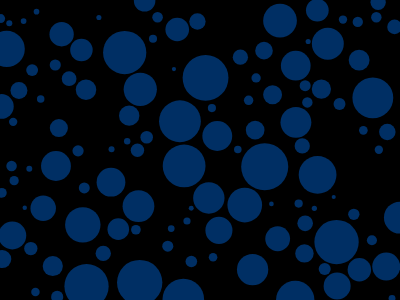
Frame 1 (no input)
Frame 60 (no input): identical to frame 1, image omitted
Frame 120 (the mouse pressed at the canvas centre since frame 60): identical to frame 1, image omitted

The p5.js sketch that drew this single still picture (run headless with seeded random() and noise() and a simulated clock; from frame 60 on, the mouse is pressed at the canvas centre):

// p5.js sketch
// ── sketch.js
var circles = [];

function setup() {
  createCanvas(400, 300);
  background(0);

  var i = 0;
  var protection = 0;
  while (i < 400) {
    var newCircle = {
      r: random(2, 24),
      x: random(width),
      y: random(height)
    };

    if (circles.length > 1) {
      var overlap = false;
      var j = 0;
      for (; j < circles.length; j++) {
        var radii = newCircle.r + circles[j].r;
        if (dist(newCircle.x, newCircle.y, circles[j].x, circles[j].y) < radii + 1) { // +1 for a little margin
          overlap = true;
          break;
        }
      }
    }
    if (!overlap) {
      circles.push(newCircle);
    }
    i += 1;
    protection += 1;
    if (protection > 10000) {
      break;
    }
  }

  fill(0, 120, 255, 100);
  noStroke();
  for (i = 0; i < circles.length; i++) {
    ellipse(circles[i].x, circles[i].y, circles[i].r * 2, circles[i].r * 2);
  }
}

function draw() {
}
